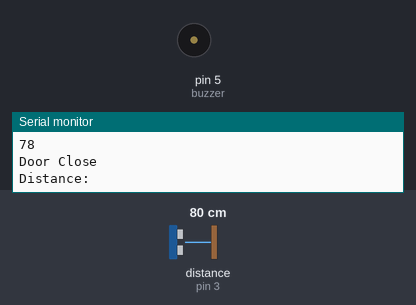
A sketch run on a simulated Arduino Uno, built with avr-gcc and run on an emulated ATmega328P. Parts: buzzer (waves = sounding, pin HIGH), the last lines printed to the serial monitor. Wiring (inferred from the names in the program): ultrasonic range finder: trigger pin 2; echo pin 3. Inputs (shaded band) come from the test bench; at power-on: distance to the obstacle (sensor on pin 3) 80 cm. The echo pulse lasts 58.3 µs per cm; pins used as bus, display or sensor lines are not drawn.

Above: at 1.2 s.
1.3 s: distance to the obstacle (sensor on pin 3) set to 8 cm
4.3 s: distance to the obstacle (sensor on pin 3) set to 5 cm
At 5.3 s:
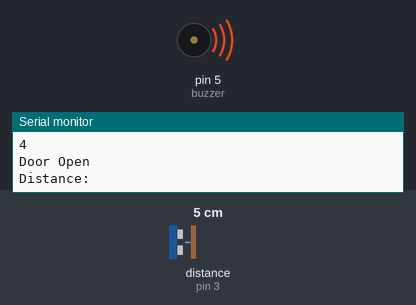
5.8 s: distance to the obstacle (sensor on pin 3) set to 9 cm
At 7.0 s:
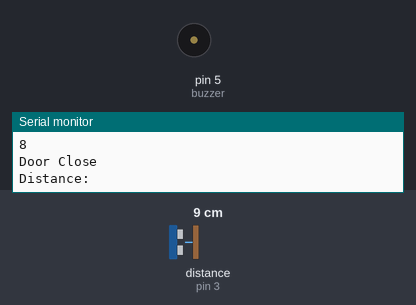
7.3 s: distance to the obstacle (sensor on pin 3) set to 2 cm
At 7.7 s:
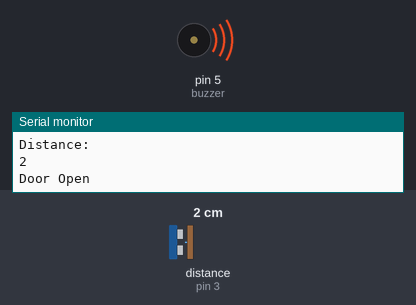
Timing chart, 0 to 9.8 s (numbered marks = the images above; inputs shaded):
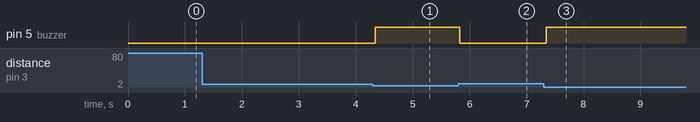

Measured:
- the behaviour switches between 7 and 6 cm on distance to the obstacle (sensor on pin 3) (found by bisection; images 0 and 1)
- after the input at 4.3 s, pin 5 (buzzer): LOW → HIGH at once
- after the input at 5.8 s, pin 5 (buzzer): HIGH → LOW at once
- after the input at 7.3 s, pin 5 (buzzer): LOW → HIGH at once

The sketch:

ALARMING_ALERT_SYSTEM.ino
```cpp
#define CLOSE_LIMIT 5

int trig = 2;
int echo = 3;
int buzzer = 5;


void setup(){
Serial.begin(9600);
  pinMode(trig, OUTPUT);
  pinMode(echo, INPUT);
  pinMode(buzzer, OUTPUT);
}

void loop(){
  digitalWrite(trig, HIGH);
  delayMicroseconds(10);
  digitalWrite(trig, LOW);
  delayMicroseconds(2);

  int time = pulseIn(echo, HIGH);
  int distance = (time * 0.034)/ 2;

  Serial.println("Distance: ");
  Serial.println(distance);

  if (distance <= CLOSE_LIMIT){
    Serial.println("Door Open");
    digitalWrite(buzzer, HIGH);
  } else {
    Serial.println("Door Close");
    digitalWrite(buzzer, LOW);
  }


  delay(10);

}
```
